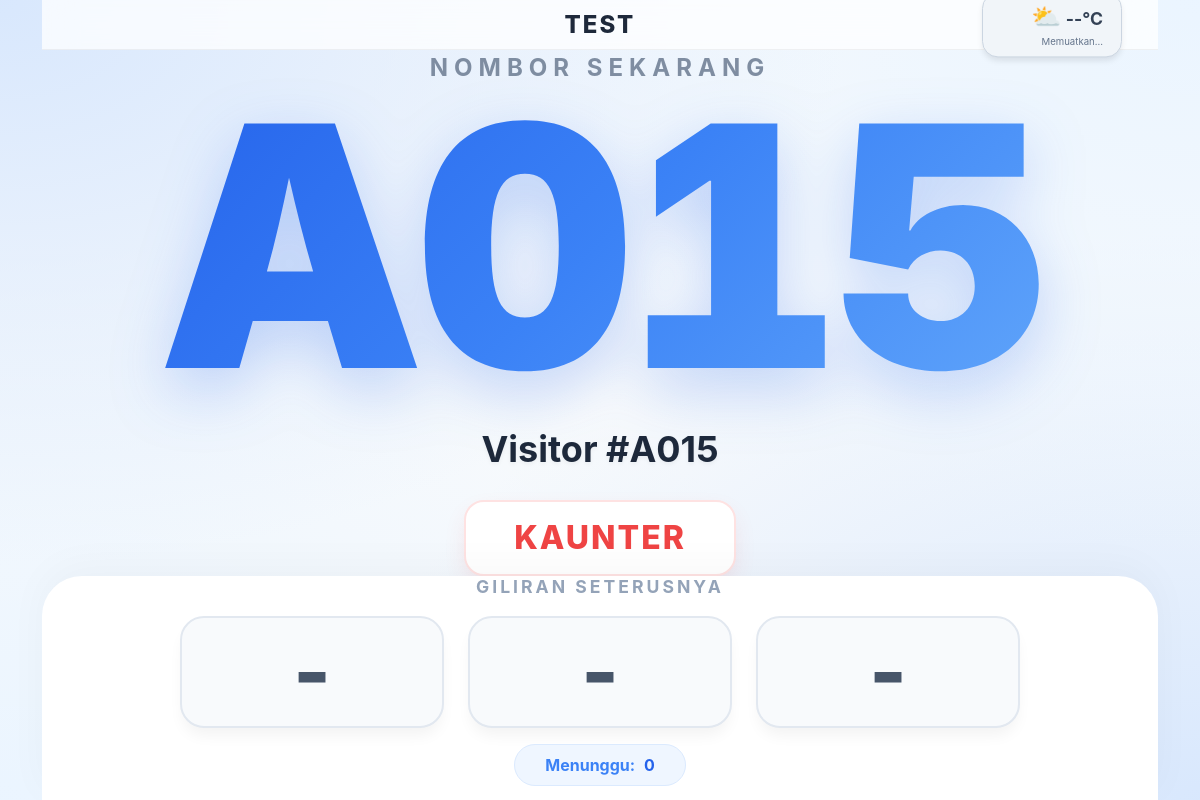
Page /q/test-1/display/ on the committed database.
### queues/models.py (models this page shows, shortened)
class Queue(models.Model):
    name = models.CharField(max_length=200, verbose_name="Nama Barisan")
    slug = models.SlugField(unique=True, max_length=255, blank=True)
    created_at = models.DateTimeField(auto_now_add=True)
    input_label = models.CharField(max_length=100, default="Masukkan nama anda")
    allow_join = models.BooleanField(default=True)       # Visitor self-sign-in
    ask_input = models.BooleanField(default=False)       # Ask for visitor input
    capacity = models.IntegerField(default=1000)         # Queue capacity
    logo = models.ImageField(upload_to='queue_logos/', blank=True, null=True)
    WAIT_TIME_CHOICES = [
        ('AUTO', 'Automatically calculated'),
        ('HIDDEN', 'Hidden'),
    ]
    wait_time_display = models.CharField(max_length=10, choices=WAIT_TIME_CHOICES, default='AUTO')
    LANGUAGE_CHOICES = [
        ('AUTO', 'Auto'),
        ('EN', 'English'),
        ('MS', 'Malay'),
    ]
    status_language = models.CharField(max_length=10, choices=LANGUAGE_CHOICES, default='AUTO')

class Visitor(models.Model):
    queue = models.ForeignKey(Queue, on_delete=models.CASCADE, related_name='visitors')
    name = models.CharField(max_length=100)
    number = models.IntegerField() # Nombor giliran (101, 102...)
    joined_at = models.DateTimeField(auto_now_add=True)
    served_at = models.DateTimeField(null=True, blank=True)
    STATUS_CHOICES = [
        ('WAITING', 'Waiting'),
        ('SERVING', 'Serving'),
        ('COMPLETED', 'Completed'),
    ]
    status = models.CharField(max_length=20, choices=STATUS_CHOICES, default='WAITING')
    is_returned = models.BooleanField(default=False)
    is_invited = models.BooleanField(default=False)
    SERVICE_CHOICES = [
        ('A', 'Pendaftaran'),
        ('B', 'Pembayaran'),
        ('C', 'Pertanyaan'),
    ]
    service_type = models.CharField(max_length=1, choices=SERVICE_CHOICES, default='A')
    @property
    def ticket_number(self):
        return f"{self.service_type}{self.number:03d}"

### queues/views.py (the view)
# urls.py: path('q/<slug:slug>/display/', views.status_display, name='status_display'),
def status_display(request, slug):
    queue = get_object_or_404(Queue, slug=slug)
    current_serving = Visitor.objects.filter(queue=queue, status='SERVING').first()
    waiting_visitors = Visitor.objects.filter(queue=queue, status='WAITING').order_by('is_returned', 'id')
    waiting_count = waiting_visitors.count()
    next_visitors = [f"{v.number:03d}" for v in waiting_visitors[:3]]
    return render(request, 'queues/display.html', {
        'queue': queue,
        'current_serving': current_serving,
        'waiting_count': waiting_count,
        'next_visitors': next_visitors
    })

### queues/templates/queues/display.html (shortened to what this page needs)
{% extends 'base.html' %}
{% block content %}
<div class="display-container">
    <div class="queue-header">
        <div class="queue-title">{{ queue.name }}</div>
        <div class="widget-group">
            <div class="widget-box" id="weather-widget">
                <div class="weather-row">
                    <span id="weather-icon" class="weather-icon">⛅</span>
                    <span id="temp-display" class="temp-display">--°C</span>
                </div>
                <div id="weather-desc" class="weather-desc">Memuatkan...</div>
            </div>
        </div>
    </div>
    <div class="active-section">
        <div class="label-current">Nombor Sekarang</div>
        <div id="number-text" class="big-number">
            {% if current_serving %} {{ current_serving.ticket_number }} {% else %} --- {% endif %}
        </div>
        <div id="name-text" class="visitor-name">
            {{ current_serving.name|default:"" }}
        </div>
        <div id="counter-text" class="counter-display" style="{% if not current_serving %}display: none;{% endif %}">
            {{ current_serving.served_by|default:"KAUNTER" }}
        </div>
    </div>
    <div class="footer-section">
        <div class="next-label">Giliran Seterusnya</div>
        <div id="next-list-container" class="next-list">
            {% if next_visitors %}
                {% for ticket in next_visitors %}
                    <div class="next-card"><span class="next-number">{{ ticket }}</span></div>
                {% endfor %}
            {% else %}
                <div class="next-card"><span class="next-number">-</span></div>
                <div class="next-card"><span class="next-number">-</span></div>
                <div class="next-card"><span class="next-number">-</span></div>
            {% endif %}
        </div>
        <div class="waiting-bar">
            Menunggu: <span id="total-waiting" style="color:#2563eb; margin-left: 5px;">{{ waiting_count|default:"0" }}</span>
        </div>
    </div>
</div>
{% endblock %}

### queues/templates/base.html (style rules this page uses)
body { background-color: #f8f9fa; font-family: sans-serif; }
.big-number { font-size: 8rem; font-weight: bold; }

### queues/templates/queues/display.html (style rules this page uses)
:root { --primary-gradient: linear-gradient(135deg, #2563eb 0%, #3b82f6 50%, #60a5fa 100%); --text-dark: #1e293b; --text-grey: #64748b; --bg-color: #f8fafc; }
html, body { height: 100%; width: 100%; margin: 0; padding: 0; overflow: hidden; background-color: var(--bg-color); background-image: radial-gradient(at 0% 0%, hsla(215,90%,92%,1) 0, transparent 50%), radial-gradient(at 100% 0%, hsla(210,100%,96%,1) 0, transparent 50%), radial-gradient(at 100% 100%, hsla(215,90%,92%,1) 0, transparent 50%), radial-gradient(at 0% 100%, hsla(210,100%,96%,1) 0, transparent 50%); font-family: 'Inter', -apple-system, BlinkMacSystemFont, "Segoe UI", Roboto, sans-serif; }
.display-container { height: 100vh; display: flex; flex-direction: column; }
.queue-header { height: 15vh; display: flex; justify-content: center; align-items: center; position: relative; padding: 0 2vw; border-bottom: 1px solid rgba(0,0,0,0.05); background: rgba(255, 255, 255, 0.75); backdrop-filter: blur(16px); }
.queue-title { font-size: clamp(1.5rem, 1vw, 3.5rem); font-weight: 800; color: var(--text-dark); text-transform: uppercase; letter-spacing: 2px; text-align: center; width: 60%; white-space: normal; line-height: 1.1; position: absolute; left: 50%; top: 50%; transform: translate(-50%, -50%); overflow: visible; }
.widget-group { position: absolute; right: 3vw; top: 50%; transform: translateY(-50%); display: flex; gap: 1vw; align-items: center; }
.widget-box { background: #f1f5f9; padding: 0.8vh 1.5vw; border-radius: 16px; border: 1px solid #cbd5e1; box-shadow: 0 4px 6px -1px rgba(0, 0, 0, 0.1); display: flex; flex-direction: column; align-items: flex-end; justify-content: center; min-width: 140px; }
.weather-icon { font-size: clamp(1.5rem, 3vh, 2.5rem); }
.temp-display { font-size: clamp(1rem, 2.2vh, 1.8rem); font-weight: 700; color: #334155; }
.weather-desc { font-size: clamp(0.6rem, 1vh, 0.9rem); color: #64748b; text-transform: capitalize; }
.active-section { flex: 1; display: flex; flex-direction: column; justify-content: center; align-items: center; text-align: center; }
.label-current { font-size: clamp(1.2rem, 3vh, 2.5rem); font-weight: 700; color: var(--text-grey); text-transform: uppercase; letter-spacing: 6px; margin-bottom: -1vh; opacity: 0.8; }
.big-number { font-size: clamp(14rem, 42vh, 45rem); font-weight: 900; line-height: 1; margin: 0; background: var(--primary-gradient); -webkit-background-clip: text; -webkit-text-fill-color: transparent; background-clip: text; filter: drop-shadow(0 20px 30px rgba(37, 99, 235, 0.25)); font-variant-numeric: tabular-nums; letter-spacing: -8px; }
.visitor-name { font-size: clamp(1.8rem, 4.5vh, 4rem); color: var(--text-dark); font-weight: 700; margin-top: 1vh; text-shadow: 0 2px 4px rgba(0,0,0,0.05); }
.counter-display { font-size: clamp(1.5rem, 4vh, 3.5rem); color: #ef4444; font-weight: 800; margin-top: 3vh; text-transform: uppercase; background: #fff; padding: 1.5vh 4vw; border-radius: 20px; box-shadow: 0 10px 25px -5px rgba(239, 68, 68, 0.15); border: 2px solid #fee2e2; letter-spacing: 2px; }
.footer-section { height: 28vh; background: white; border-radius: 40px 40px 0 0; box-shadow: 0 -10px 40px rgba(0,0,0,0.03); display: flex; flex-direction: column; justify-content: center; align-items: center; gap: 2vh; z-index: 10; }
.next-label { font-size: clamp(1rem, 2.2vh, 1.5rem); font-weight: 700; color: #94a3b8; text-transform: uppercase; letter-spacing: 3px; }
.next-list { display: flex; gap: 2vw; justify-content: center; width: 100%; }
.next-card { background-color: #f8fafc; width: 22vw; height: 14vh; border-radius: 24px; display: flex; align-items: center; justify-content: center; border: 2px solid #e2e8f0; box-shadow: 0 10px 15px -3px rgba(0,0,0,0.05); transition: transform 0.3s; }
.next-number { font-size: clamp(3rem, 10vh, 8rem); font-weight: 800; color: #475569; line-height: 1; font-variant-numeric: tabular-nums; }
.waiting-bar { background: #eff6ff; color: #3b82f6; padding: 1vh 2.5vw; border-radius: 50px; font-size: clamp(1rem, 2vh, 1.5rem); font-weight: 700; margin-top: auto; margin-bottom: 2vh; border: 1px solid #dbeafe; }

### rows in the picture
Queue: name "TEST"
Visitor: ticket_number "A015", name "Visitor #A015"

### other values in the picture
{{ current_serving.served_by|default:"KAUNTER" }} "KAUNTER"
{{ waiting_count|default:"0" }} "0"
